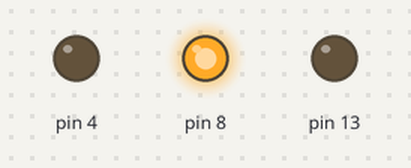
The sketch below on a simulated Arduino Uno, built with avr-gcc and run on an emulated ATmega328P. Parts: output pins drawn as LEDs (lit = HIGH).

Above: at 7.5 s.
At 18.5 s:
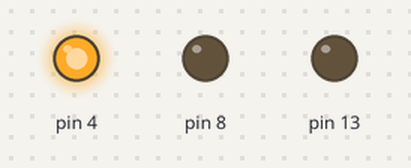
At 29.5 s:
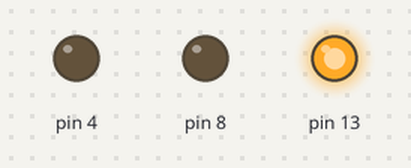
Timing chart, 0 to 48.1 s (numbered marks = the images above):
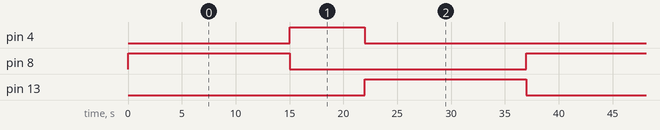

Measured:
- by itself, pin 4: alternates HIGH for 7.0 s and LOW for 30.0 s
- by itself, pin 8, pin 13: alternates HIGH for 15.0 s and LOW for 22.0 s
- by itself, everything shown: repeats every 37.0 s, in 4 steps

The sketch:

smartTraffic.ino
```cpp
void setup() {
  Serial.begin(9600);
  pinMode(13, OUTPUT);
  pinMode(8, OUTPUT);
  pinMode(4, OUTPUT);

}

void loop() {

  for (int i = 0; i < 15; i++)
  {
    digitalWrite(8, HIGH);
    delay(1000);
      if (i == 14)
      {
        digitalWrite(8, LOW);
      }
  }

  for (int j = 0; j < 7; j++)
  {
    digitalWrite(4, HIGH);
    delay(1000);
      if (j == 6)
      {
        digitalWrite(4, LOW);
      }
  }

  for (int f = 0; f < 15; f++)
  {
    digitalWrite(13, HIGH);
    delay(1000);
      if (f == 14)
      {
        digitalWrite(13, LOW);
      }
  }


}
```
